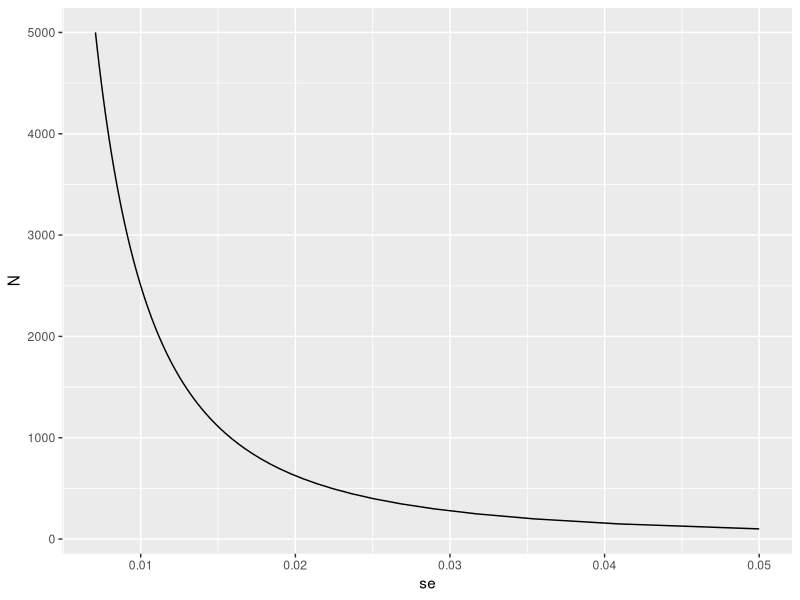
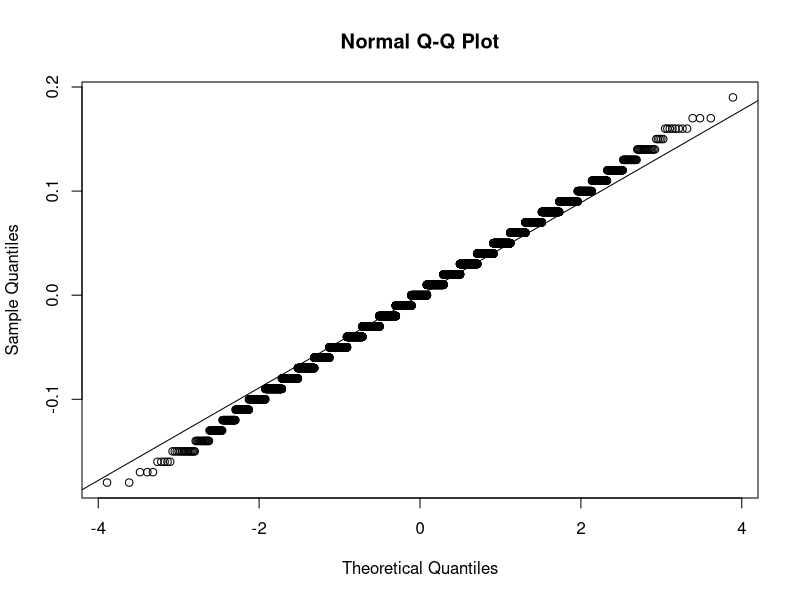

The R script that drew these images, in order:
# Sample average
# Write a function called `take_sample` that takes `p` and 
# `N` as arguments and returns the average value of a randomly
# sampled population.
take_sample = function(p, N) {
  samples = sample(c(0, 1),
                   size = N,
                   replace = TRUE,
                   prob = c(1 - p, p))
  mean(samples)
}

# Use the `set.seed` function to make sure your answer matches the expected result after random sampling
set.seed(1)

# Define `p` as the proportion of Democrats in the population being polled
p = 0.45

# Define `N` as the number of people polled
N = 100

# Call the `take_sample` function to determine the sample average of `N` randomly selected people from a population containing a proportion of Democrats equal to `p`. Print this value to the console.
take_sample(p, N)

# Distribution of errors - 1
# Assume the proportion of Democrats in the population 
# equals 0.45 and that your sample size is 100 polled voters. 
# The take_sample function you defined previously generates
# our estimate X hat.
# Replicate the random sampling 10,000 times and calculate 
# p - X hat for each random sample. Save these differences as 
# a vector called errors. Find the average of errors 
# and plot a histogram of the distribution.
B = 10000
errors = replicate(B, {
  samples = take_sample(p, N)
  X_hat = mean(samples)
  p - X_hat
})
mean(errors)

# Average size of error
# The error p - X_hat is a random variable. In practice, 
# the error is not observed because we do not know the 
# actual proportion of Democratic voters, p. However, we 
# can describe the size of the error by 
# constructing a simulation. 
# What is the average size of the error if we define 
# the size by taking the absolute value p - X_bar?
errors = replicate(B, p - take_sample(p, N))
errors_abs = abs(errors)
mean(errors_abs)

# Standard deviation of the spread:
# The standard error is related to the typical size 
# of the error we make when predicting. We say size because, 
# as we just saw, the errors are centered around 0. 
# In that sense, the typical error is 0. For mathematical 
# reasons related to the central limit theorem, 
# we actually use the standard deviation of errors 
# rather than the average of the absolute values.
# As we have discussed, the standard error is the square 
# root of the average squared distance (X_hat - p) ^ 2. 
# The standard deviation is defined as the square root of
# the distance squared.
# Calculate the standard deviation of the spread.
sqrt(mean(errors ^ 2))

# Estimating the standard error
# The theory we just learned tells us what this standard 
# deviation is going to be because it is the standard error of X_hat.
# Estimate the standard error given an expected value 
# of 0.45 and a sample size of 100.
p = 0.45
N = 100
SE = sqrt(p * (1 - p) / N)

# Standard error of the estimate
# In practice, we don't know p, so we construct an estimate
# of the theoretical prediction based by plugging in X_hat for p.
# Calculate the standard error of the estimate
X = sample(
  c(0, 1), 
  replace = TRUE,
  size = N,
  prob = c(1 - p, p)
  
)
X_bar = mean(X)
SE = sqrt(X_bar * (1 - X_bar) / N)
SE

# Plotting the standard error
# The standard error estimates obtained from the Monte 
# Carlo simulation, the theoretical prediction, and the 
# estimate of the theoretical prediction are all very close,
# which tells us that the theory is working. This gives 
# us a practical approach to knowing the typical error we 
# will make if we predict p with X_hat.
# The theoretical result gives us an idea of how large a 
# sample size is required to obtain the precision we need. 
# Earlier we learned that the largest standard errors 
# occur for p =0.5.
# Create a plot of the largest standard error for N
# ranging from 100 to 5,000. Based on this plot, how 
# large does the sample size have to be to have a 
# standard error of about 1%?
N = seq(100, 5000, len = 100)
p = 0.5
se = sqrt(p*(1-p)/N)
library(ggplot2)
library(tidyverse)
data.frame(se = se, N = N) %>% ggplot(aes(se, N)) +
  geom_line()

# Plotting the errors
# Make a qq-plot of the errors you generated previously 
# to see if they follow a normal distribution.
p = 0.45
N = 100
B = 10000
errors = replicate(B, p - take_sample(p, N))
qqnorm(errors)
qqline(errors)

# Estimating the probability of a specific value of X-bar
# If p = 0.45 and N = 100, use the central limit theorem 
# to estimate the probability that X_hat > 0.5
p = 0.45
N = 100
X_hat = p
SE = sqrt((p * (1 - p)) / N)
1 - pnorm(0.5, X_hat, SE)

#  Estimating the probability of a specific error size
# Assume you are in a practical situation and you don't know p.
# Take a sample of size N = 100 and obtain a sample 
# average of X_hat = 0.51
# What is the CLT approximation for the probability 
# that your error size is equal or larger than 0.01?
N = 100
X_hat = 0.51
SE_hat = sqrt((X_hat * (1 - X_hat)) / N)
1 - (pnorm(0.01, 0, SE_hat) - pnorm(-0.01, 0, SE_hat)) 
